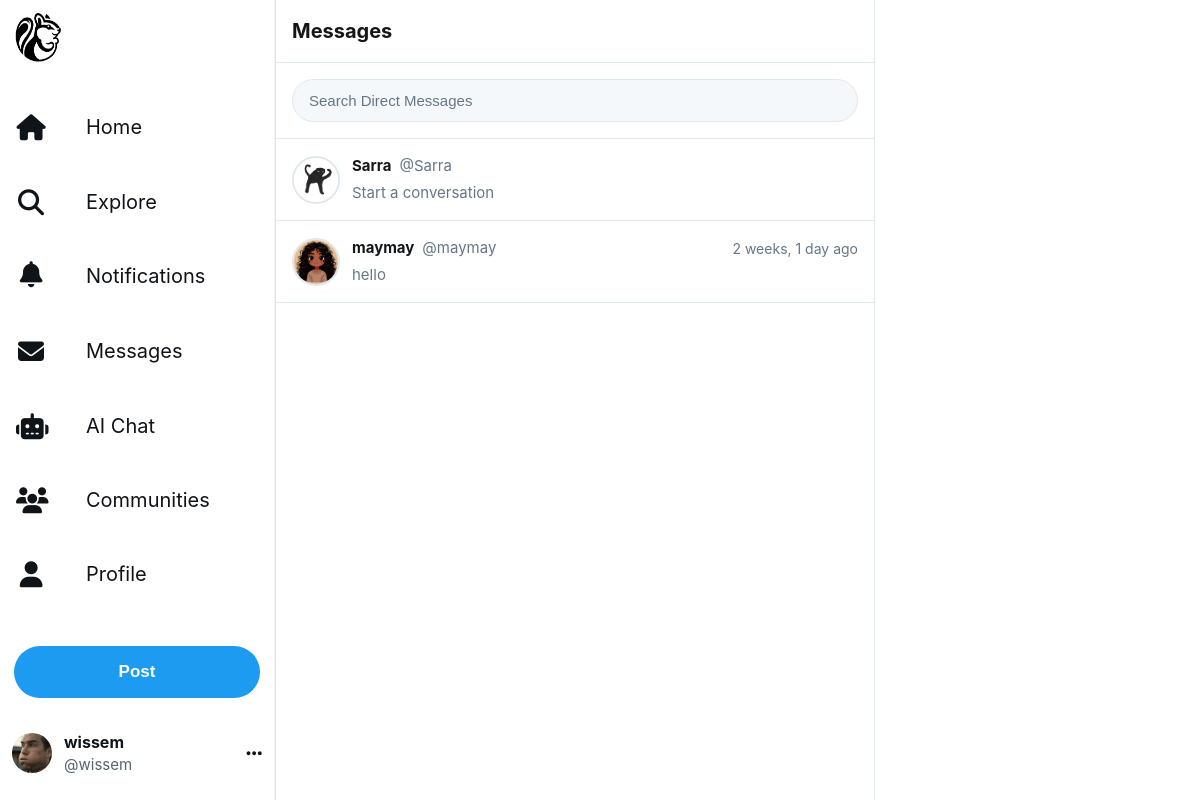
/messages/ (signed in), run on the app's committed database.
### musker/models.py (models this page shows, shortened)
class Profile(models.Model):
    user = models.OneToOneField(User, on_delete=models.CASCADE)
    follows = models.ManyToManyField("self", related_name="followed_by", symmetrical=False, blank=True)
    profile_image = models.ImageField(upload_to='profile_images/', blank=True, null=True)
    cover_image = models.ImageField(upload_to='cover_images/', blank=True, null=True)
    bio = models.TextField(max_length=200, blank=True)
    location = models.CharField(max_length=100, blank=True)
    website = models.URLField(blank=True)
    date_modified = models.DateTimeField(auto_now=True)
    date_created = models.DateTimeField(auto_now_add=True, null=True, blank=True)

class Conversation(models.Model):
    participants = models.ManyToManyField(User, related_name='conversations')
    last_message = models.ForeignKey(
        Message, on_delete=models.SET_NULL, null=True, blank=True,
        related_name='conversation_last'
    )
    updated_at = models.DateTimeField(auto_now=True)
    class Meta:
        ordering = ['-updated_at']

class Message(models.Model):
    sender = models.ForeignKey(User, on_delete=models.CASCADE, related_name='sent_messages')
    recipient = models.ForeignKey(User, on_delete=models.CASCADE, related_name='received_messages')
    content = models.TextField(max_length=1000)
    created_at = models.DateTimeField(auto_now_add=True)
    is_read = models.BooleanField(default=False)
    class Meta:
        ordering = ['created_at']

### musker/views.py (the view)
# urls.py: path('messages/', views.messages_view, name='messages'),
@login_required
def messages_view(request):
    conversations_queryset = Conversation.objects.filter(participants=request.user).prefetch_related('participants', 'last_message')
    conversations = []
    for conversation in conversations_queryset:
        other_user = conversation.participants.exclude(id=request.user.id).first()
        if other_user:
            unread = Message.objects.filter(sender=other_user, recipient=request.user, is_read=False).count()
            conversation.get_other_user = other_user
            conversation.unread = unread
            conversations.append(conversation)
    return render(request, 'messages.html', {'conversations': conversations})

### musker/context_processors.py (called while the page is built)
def get_suggested_profiles(user, limit=3):
    try:
        from .models import Profile
        if not user.is_authenticated:
            return []
        suggested = list(Profile.objects.exclude(
            user=user
        ).exclude(
            followed_by=user.profile
        ).annotate(
            follower_count=Count('followed_by')
        ).order_by('-follower_count')[:limit])
        logger.info(f"👥 Found {len(suggested)} suggested profiles for {user.username}")
        return suggested
    except Exception as e:
        logger.error(f"❌ Error getting suggested profiles: {e}")
        import traceback
        logger.error(traceback.format_exc())
        return []

def sidebar_context(request):
    try:
        context = {
            'trending_topics': get_trending_topics(days=1, limit=5, min_meeps=1),
            'suggested_profiles': []
        }
        if request.user.is_authenticated:
            context['suggested_profiles'] = get_suggested_profiles(request.user, limit=3)
        logger.info(f"📊 Sidebar: {len(context['trending_topics'])} trending, {len(context['suggested_profiles'])} suggested")
        return context
    except Exception as e:
        logger.error(f"❌ Error in sidebar_context: {e}")
        import traceback
        logger.error(traceback.format_exc())
        return {
            'trending_topics': [],
            'suggested_profiles': []
        }

### musker/templates/messages.html (shortened to what this page needs)
{% load static %}
<!DOCTYPE html>
<html lang="en">
<head>
    <link rel="stylesheet" href="https://cdnjs.cloudflare.com/ajax/libs/font-awesome/6.4.0/css/all.min.css">
    <link rel="stylesheet" href="{% static 'assets/css/profile.css' %}">
</head>
<body>
    <div class="main-container">
        {% include 'navbar.html' %}
        <div class="messages-container">
            <div class="messages-header">
                <h1>Messages</h1>
            </div>
            <div class="search-box">
                <input type="text" class="search-input" placeholder="Search Direct Messages" id="searchInput">
            </div>
            <div class="conversations-list" id="conversationsList">
                {% if conversations %}
                    {% for conversation in conversations %}
                        <a href="{% url 'conversation_detail' conversation.get_other_user.id %}" class="conversation-item">
                            <img src="{% if conversation.get_other_user.profile.profile_image %}{{ conversation.get_other_user.profile.profile_image.url }}{% else %}https://abs.twimg.com/sticky/default_profile_images/default_profile_400x400.png{% endif %}"
                                 alt="{{ conversation.get_other_user.username }}"
                                 class="conversation-avatar">
                            <div class="conversation-content">
                                <div class="conversation-header">
                                    <div class="conversation-user">
                                        <span class="conversation-name">
                                            {{ conversation.get_other_user.get_full_name|default:conversation.get_other_user.username }}
                                        </span>
                                        <span class="conversation-username">@{{ conversation.get_other_user.username }}</span>
                                    </div>
                                    {% if conversation.last_message %}
                                    <span class="conversation-time">
                                        {{ conversation.last_message.created_at|timesince }} ago
                                    </span>
                                    {% endif %}
                                </div>
                                <div class="conversation-preview">
                                    {% if conversation.last_message %}
                                        <span class="conversation-text {% if conversation.unread > 0 %}unread{% endif %}">
                                            {{ conversation.last_message.content|truncatewords:8 }}
                                        </span>
                                    {% else %}
                                        <span class="conversation-text">Start a conversation</span>
                                    {% endif %}
                                </div>
                            </div>
                        </a>
                    {% endfor %}
                {% endif %}
            </div>
        </div>
    </div>
</body>
</html>

### musker/templates/navbar.html (shortened to what this page needs)
{% load static %}
{% if request.user.is_authenticated %}
<div class="sidebar">
    <div class="logo">
        <a href="{% url 'home' %}">
            <img src="{% static 'images/logo14.png' %}"
            width="100%" height="100%"
            alt="Logo" class="logo-img">
        </a>
    </div>
    <nav>
        <ul class="nav-menu">
            <li class="nav-item">
                <a href="{% url 'home' %}" class="nav-link">
                    <i class="fas fa-home"></i>
                    <span>Home</span>
                </a>
            </li>
            <li class="nav-item">
                <a href="{% url 'explore' %}" class="nav-link">
                    <i class="fas fa-search"></i>
                    <span>Explore</span>
                </a>
            </li>
            <li class="nav-item">
                <a href="{% url 'notifications' %}" class="nav-link">
                    <div style="position: relative;">
                        <i class="fas fa-bell"></i>
                    </div>
                    <span>Notifications</span>
                </a>
            </li>
            <li class="nav-item">
                <a href="{% url 'messages' %}" class="nav-link">
                    <i class="fas fa-envelope"></i>
                    <span>Messages</span>
                </a>
            </li>
            <li class="nav-item">
                <a href="{% url 'chatbot' %}" class="nav-link">
                    <i class="fas fa-robot"></i>
                    <span>AI Chat</span>
                </a>
            </li>
            <li class="nav-item">
                <a href="{% url 'profile_list' %}" class="nav-link">
                    <i class="fas fa-users"></i>
                    <span>Communities</span>
                </a>
            </li>
            <li class="nav-item">
                <a href="{% url 'profile' request.user.pk %}" class="nav-link">
                    <i class="fas fa-user"></i>
                    <span>Profile</span>
                </a>
            </li>
        </ul>
        <button class="post-button" onclick="openPostModal()">Post</button>
    </nav>
    <div class="user-menu">
        <div class="user-info" onclick="toggleUserDropdown()">
            {% if request.user.profile.profile_image %}
                <img src="{{ request.user.profile.profile_image.url }}" alt="{{ request.user.username }}" class="user-avatar">
            {% else %}
                <img src="https://abs.twimg.com/sticky/default_profile_images/default_profile_400x400.png" alt="{{ request.user.username }}" class="user-avatar">
            {% endif %}
            <div class="user-details">
                <div class="user-name">{{ request.user.get_full_name|default:request.user.username }}</div>
                <div class="user-username">@{{ request.user.username }}</div>
            </div>
            <i class="fas fa-ellipsis-h"></i>
        </div>
    </div>
</div>
{% endif %}

### musker/static/assets/css/profile.css (style rules this page uses)
* { margin: 0; padding: 0; box-sizing: border-box; }
:root { --primary-color: #1d9bf0; --primary-hover: #1a8cd8; --bg-primary: #ffffff; --bg-secondary: #f7f9f9; --text-primary: #0f1419; --text-secondary: #536471; --border-color: #eff3f4; --hover-bg: #f7f9f9; --danger: #f4212e; --success: #00ba7c; }
html { background-color: var(--bg-primary); }
body { font-family: -apple-system, BlinkMacSystemFont, "Segoe UI", Roboto, Helvetica, Arial, sans-serif; background: var(--bg-primary); color: var(--text-primary); line-height: 1.5; margin: 0; padding: 0; overflow-x: hidden; }
a { color: var(--primary-color); text-decoration: none; }
.main-container { display: flex; max-width: 1280px; margin: 0 auto; min-height: 100vh; background-color: var(--bg-primary); }
.sidebar { width: 275px; padding: 0 12px; display: flex; flex-direction: column; justify-content: space-between; border-right: 1px solid var(--border-color); position: sticky; top: 0; height: 100vh; overflow-y: auto; background-color: var(--bg-primary); transition: all 0.3s ease; }
.logo { padding: 12px 0; margin-bottom: 8px; }
.logo a { display: inline-flex; align-items: center; justify-content: center; width: 50px; height: 50px; border-radius: 50%; transition: background-color 0.2s; }
nav { flex: 1; }
.nav-menu { list-style: none; margin-bottom: 16px; }
.nav-item { margin-bottom: 4px; }
.nav-link { display: flex; align-items: center; padding: 12px 16px; border-radius: 9999px; font-size: 20px; font-weight: 400; color: var(--text-primary); text-decoration: none; transition: all 0.2s ease; position: relative; }
.nav-link i { width: 26px; margin-right: 20px; font-size: 26px; }
.post-button { width: 90%; margin: 16px auto; padding: 16px; background-color: var(--primary-color); color: white; border: none; border-radius: 9999px; font-size: 17px; font-weight: 700; cursor: pointer; transition: all 0.2s ease; display: block; }
.user-menu { padding: 12px 0; margin-top: auto; position: relative; }
.user-info { display: flex; align-items: center; padding: 12px; border-radius: 9999px; cursor: pointer; transition: background-color 0.2s; }
.user-avatar { width: 40px; height: 40px; border-radius: 50%; margin-right: 12px; object-fit: cover; }
.user-details { flex: 1; min-width: 0; }
.user-name { font-weight: 700; font-size: 15px; color: var(--text-primary); white-space: nowrap; overflow: hidden; text-overflow: ellipsis; }
.user-username { font-size: 15px; color: var(--text-secondary); white-space: nowrap; overflow: hidden; text-overflow: ellipsis; }
.user-info > i { color: var(--text-primary); font-size: 18px; }
.search-box { position: sticky; top: 0; background: var(--bg-primary); padding: 8px 0; z-index: 10; }
.search-input { width: 100%; padding: 12px 16px 12px 48px; border-radius: 30px; border: 1px solid var(--border-color); background: var(--bg-secondary); font-size: 15px; transition: all 0.2s ease; }

### musker/templates/navbar.html (style rules this page uses)
.sidebar { padding: 8px 0 !important; display: flex; flex-direction: column; height: 100vh; overflow: hidden; }
.logo { margin-bottom: 12px !important; padding: 4px 12px; max-height: 60px; }
nav { flex: 1; display: flex; flex-direction: column; overflow: hidden; justify-content: space-between; }
.nav-menu { margin-top: 8px !important; display: flex; flex-direction: column; gap: 8px; flex: 1; justify-content: space-evenly; }
.nav-item { margin: 0 !important; display: flex; }
.nav-link { padding: 12px 16px !important; font-size: 20px !important; display: flex !important; align-items: center !important; gap: 20px !important; width: 100%; transition: background-color 0.2s; border-radius: 28px; }
.nav-link i { font-size: 26px !important; width: 30px; text-align: center; }
.nav-link span { font-weight: 400; font-size: 20px; }
.post-button { margin-top: 16px !important; margin-bottom: 16px !important; padding: 16px 24px !important; font-size: 17px !important; font-weight: 700 !important; height: 52px !important; border-radius: 26px; width: 90%; margin-left: auto; margin-right: auto; }
.user-menu { margin-top: auto !important; padding: 8px 0; }
.user-info { padding: 8px 12px !important; border-radius: 24px; transition: background-color 0.2s; }
.user-avatar { width: 40px !important; height: 40px !important; }
.user-details .user-name { font-size: 16px !important; font-weight: 700; }
.user-details .user-username { font-size: 15px !important; color: #536471; }

### data on the page
Conversation: profile_image (picture), get_other_user.get_full_name "Sarra", get_other_user.username "Sarra", shows "Start a conversation"
Conversation: profile_image (picture), get_other_user.get_full_name "maymay", get_other_user.username "maymay", last_message.created_at "2 weeks, 1 day", last_message.content "hello"

### other printed values
{{ request.user.get_full_name|default:request.user.username }} "wissem"
{{ request.user.username }} "wissem"
